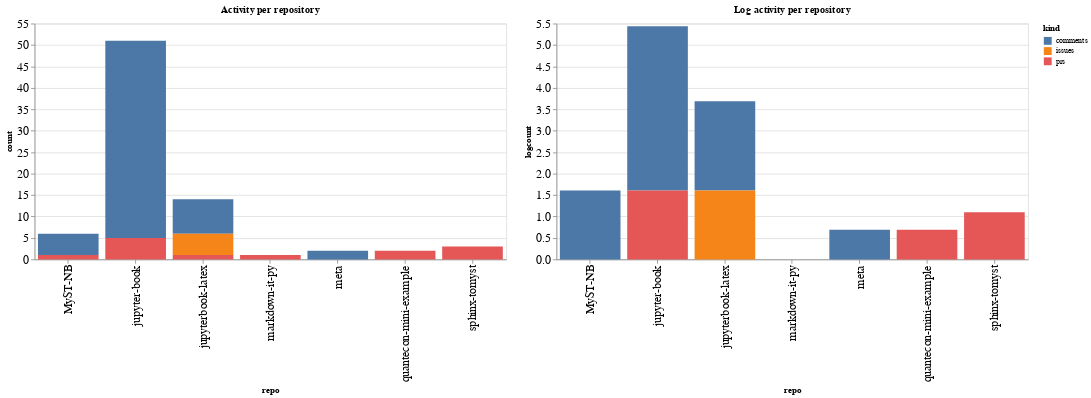

Here is the notebook cell this chart was saved with:
### Code cell
ch1 = alt.Chart(repo_summaries, width=600, title="Activity per repository").mark_bar().encode(
    x='repo',
    y='count',
    color='kind',
    tooltip="kind"
)

ch2 = alt.Chart(repo_summaries, width=600, title="Log activity per repository").mark_bar().encode(
    x='repo',
    y='logcount',
    color='kind',
    tooltip="kind"
)

ch1 | ch2

### Figure 1 — Vega-Lite specification as saved in the notebook (floating-point values rounded to 4 significant figures)
{"config": {"axisLeft": {"labelFontSize": 15}, "axisBottom": {"labelFontSize": 15}}, "hconcat": [{"mark": "bar", "encoding": {"color": {"type": "nominal", "field": "kind"}, "tooltip": {"type": "nominal", "field": "kind"}, "x": {"type": "nominal", "field": "repo"}, "y": {"type": "quantitative", "field": "count"}}, "title": "Activity per repository", "width": 600}, {"mark": "bar", "encoding": {"color": {"type": "nominal", "field": "kind"}, "tooltip": {"type": "nominal", "field": "kind"}, "x": {"type": "nominal", "field": "repo"}, "y": {"type": "quantitative", "field": "logcount"}}, "title": "Log activity per repository", "width": 600}], "data": {"name": "data-8a1839d50e48be593a3a40e174714740"}, "$schema": "https://vega.github.io/schema/vega-lite/v4.8.1.json", "datasets": {"data-8a1839d50e48be593a3a40e174714740": [{"repo": "MyST-NB", "kind": "comments", "count": 5, "logcount": 1.609}, {"repo": "MyST-NB", "kind": "prs", "count": 1, "logcount": 0.0}, {"repo": "jupyter-book", "kind": "comments", "count": 46, "logcount": 3.829}, {"repo": "jupyter-book", "kind": "prs", "count": 5, "logcount": 1.609}, {"repo": "jupyterbook-latex", "kind": "comments", "count": 8, "logcount": 2.079}, {"repo": "jupyterbook-latex", "kind": "issues", "count": 5, "logcount": 1.609}, {"repo": "jupyterbook-latex", "kind": "prs", "count": 1, "logcount": 0.0}, {"repo": "markdown-it-py", "kind": "prs", "count": 1, "logcount": 0.0}, {"repo": "meta", "kind": "comments", "count": 2, "logcount": 0.6931}, {"repo": "quantecon-mini-example", "kind": "prs", "count": 2, "logcount": 0.6931}, {"repo": "sphinx-tomyst", "kind": "prs", "count": 3, "logcount": 1.099}]}}
